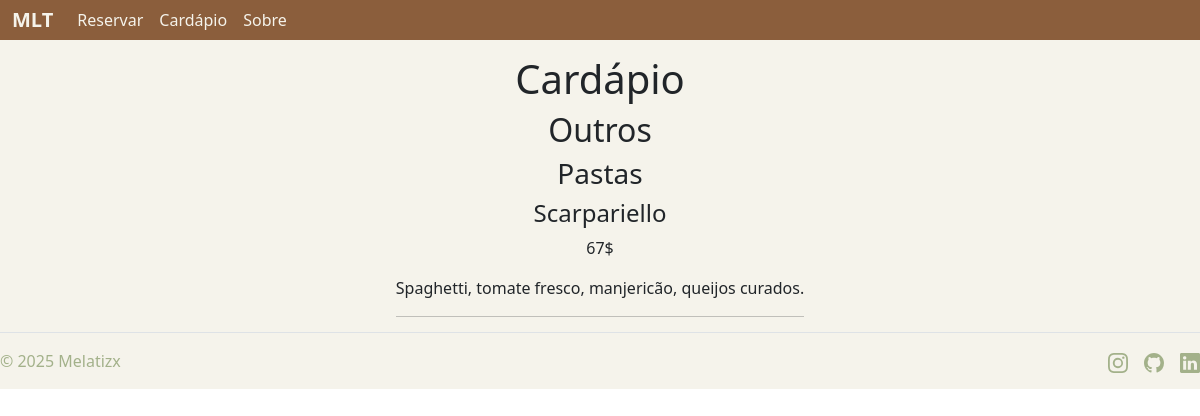
Page /cardapio/ on the earlier database version.
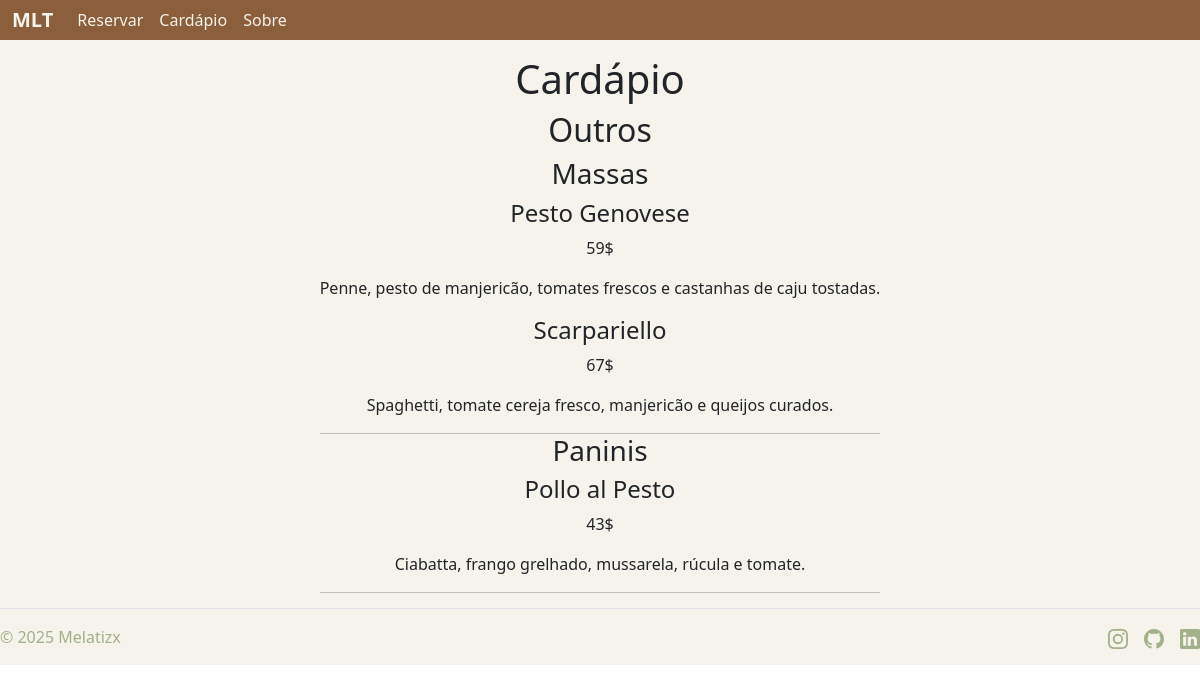
Same page on the later database version.
### projeto/restaurante/models.py (models this page shows, shortened)
class TipoComida(models.Model):
    nome = models.CharField(max_length=100)
    desc = models.TextField()
    composicao = models.CharField(
        choices=COMPOSICAO_CHOICE,
        default='o',
    )

class Comida(models.Model):
    nome = models.CharField(max_length=100)
    ingredientes = models.CharField(max_length=500)
    valor = models.PositiveIntegerField()
    tipo = models.ForeignKey(TipoComida, blank=True, null=True, on_delete=models.SET_NULL)

### projeto/restaurante/views.py (the view)
# urls.py: path('cardapio/', views.cardapio, name='cardapio'),
def cardapio(request):
    comidas = Comida.objects.all().order_by('tipo__nome','nome')
    tipocomidas = TipoComida.objects.all().order_by('nome')
    return render(request, 'cardapio.html', {
        'comidas': comidas, 'tipocomidas': tipocomidas
        })

### projeto/restaurante/templates/cardapio.html (shortened to what this page needs)
{% extends 'base.html' %}
{% load static %}
{% block 'body' %}
{% include 'navbar.html' %}
<section class="conteudo-principal">
    <div class="div-title">
        <h1 class="title">Cardápio</h1>
    </div>
    <section class="section-cardapio">
        {% regroup tipocomidas by composicao as composicao_list %}
        {% for comp in composicao_list %}
            <h2>{{ comp.list.0.get_composicao_display }}</h2>
            {% for tipo in comp.list %}
                <section class="section-por-tipo-comidas">
                    <h3 class="tipo-de-comida">{{ tipo.nome }}</h3>
                </section>
                {% if comidas %}
                    {% for comida in comidas %}
                        {% if comida.tipo.nome  == tipo.nome %}
                            <section class="section-nome_valor_comida">
                                <div class="div-nome-comida">
                                    <h4>{{ comida.nome }}</h4>
                                </div>
                                <div class="div-valor-comida">
                                    <p>{{ comida.valor }}$</p>
                                </div>
                            </section>
                            <section class="section-ingredientes-comida">
                                <p class="ingredientes-comida">{{ comida.ingredientes }}</p>
                            </section>
                        {% endif %}
                    {% endfor %}
                {% else %}
                    <p class="justificativa">Estamos trabalhando em nosso cardápio para melhor agrada-los! Volte mais tarde.</p>
                {% endif %}
                <hr>
            {% endfor %}
        {% endfor %}
    </section>
</section>
{% include 'footer.html' %}
{% endblock %}

### projeto/templates/base.html (shortened to what this page needs)
{% load static %}
<!DOCTYPE html>
<html lang="pt-br">
    <head>
        <link href="https://cdn.jsdelivr.net/npm/bootstrap@5.3.7/dist/css/bootstrap.min.css" rel="stylesheet">
        <link rel="stylesheet" href="https://cdn.jsdelivr.net/npm/bootstrap-icons@1.13.1/font/bootstrap-icons.min.css">
        <link rel="stylesheet" href="{% static 'css/main.css' %}">
    </head>
    <body>
        {% block 'body' %}
        {% endblock %}
    </body>
</html>

### projeto/templates/navbar.html (shortened to what this page needs)
{% load static %}
{% block 'navbar' %}
<nav class="navbar navbar-expand-lg bg-body-tertiary navbar-site">
  <div class="container-fluid navbar-site">
    <a class="navbar-brand" href="{% url 'home' %}"><b>MLT</b></a>
    <div class="collapse navbar-collapse navbar-site" id="navbarNav">
      <ul class="navbar-nav">
        <li class="nav-item">
          <a class="nav-link" aria-current="page" href="{% url 'reserva' %}">Reservar</a>
        </li>
        <li class="nav-item">
          <a class="nav-link" aria-current="page" href="{% url 'cardapio' %}">Cardápio</a>
        </li>
        <li class="nav-item">
          <a class="nav-link" aria-current="page" href="{% url 'sobre' %}">Sobre</a>
        </li>
      </ul>
    </div>
  </div>
</nav>
{% endblock %}

### projeto/templates/footer.html
{% load static %}
{% block 'footer' %}
<footer class="d-flex flex-wrap justify-content-between align-items-center py-3 my-4 border-top footer-site">
    <div class="col-md-4 d-flex align-items-center">
        <span class="mb-3 mb-md-0 text-body-secondary melatizx-inc-span">© 2025 Melatizx</span>
    </div>
    <ul class="nav col-md-4 justify-content-end list-unstyled d-flex">
        <li class="ms-3"><a class="text-body-secondary img-footer" href="#'" aria-label="Instagram"><img src="{% static 'img/instagram.svg' %}" alt="Instagram"></a></li>
        <li class="ms-3"><a class="text-body-secondary img-footer" href="#" aria-label="GitHub"><img src="{% static 'img/github.svg' %}" alt="GitHub"></a></li>
        <li class="ms-3"><a class="text-body-secondary img-footer" href="#" aria-label="LinkedIn"><img src="{% static 'img/linkedin.svg' %}" alt="LinkedIn"></a></li>
    </ul>
</footer>
{% endblock %}

### projeto/static/css/main.css (style rules this page uses)
hr { margin: 0; }
.navbar-site, .navbar-nav, .nav-item, .nav-link, .nav-link:active, .navbar-brand, .navbar-toggler { background-color: #8B5E3C; color: #F5F3EB; }
.navbar { margin-top: 0; margin-bottom: 0; padding: 0; }
.conteudo-principal { background-color: #F5F3EB; display: flex; flex-direction: column; justify-content: center; align-items: center; text-align: center; padding: 15px; }
.footer-site { display: flex; margin: 0 !important; text-align: center; align-items: none !important; justify-content: center; border: 0; background-color: #F5F3EB; }
.melatizx-inc-span, .mb-3 { margin-bottom: 0 !important; color: #A3B18A !important; }

Differences in the rows shown:
changed TipoComida "Outros": nome "Pastas" → "Massas"
added Comida: nome "Pesto Genovese", valor "59", ingredientes "Penne, pesto de manjericão, tomates frescos e castanhas de caju tostadas.", shown under TipoComida "Outros"
changed Comida "Scarpariello": ingredientes "Spaghetti, tomate fresco, manjericão, queijos curados." → "Spaghetti, tomate cereja fresco, manjericão e queijos curados."
added TipoComida: nome "Paninis"
added Comida: nome "Pollo al Pesto", valor "43", ingredientes "Ciabatta, frango grelhado, mussarela, rúcula e tomate.", shown under "Paninis"
